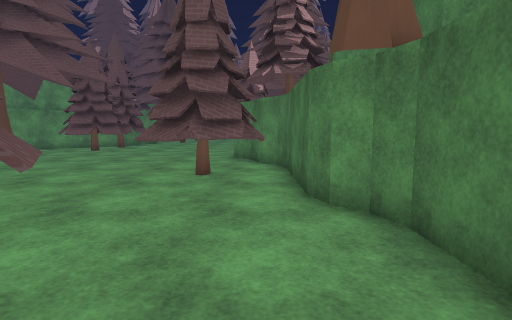
View 1 (above)

20 first-person views from a walk through a 3-D level made in the Godot game engine. The camera is 1.3 m above the floor, tilts 6° down and sees 80° across. The floor is counted in squares, 1 m on a side. Each view is taken from the middle of a square. On the plan, view 1 faces up. The plan holds only what a view shows up to about 14 squares ahead; the rest is blank. The place goes on beyond the plan. Surface patterns are stand-ins for the level's own textures.

View 2
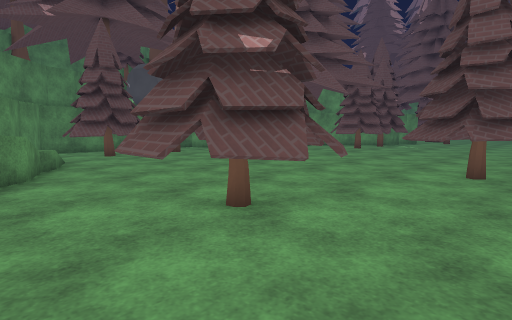

View 3
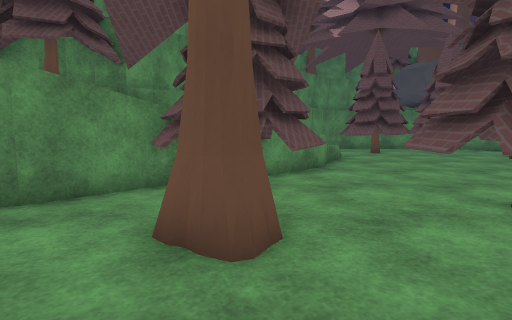

View 4
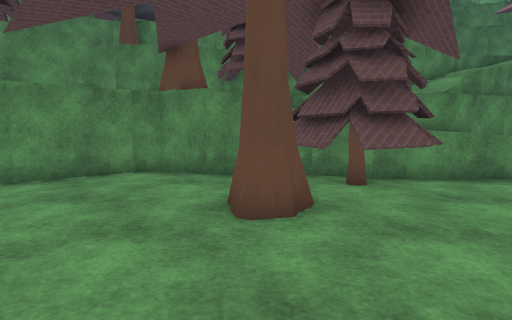

View 5
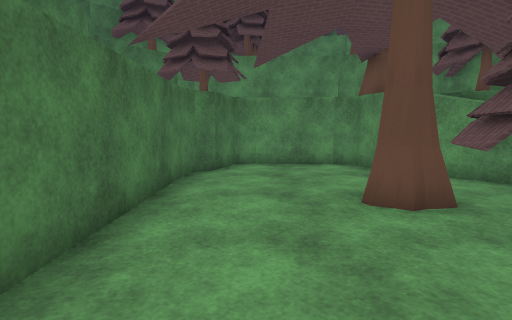

View 6
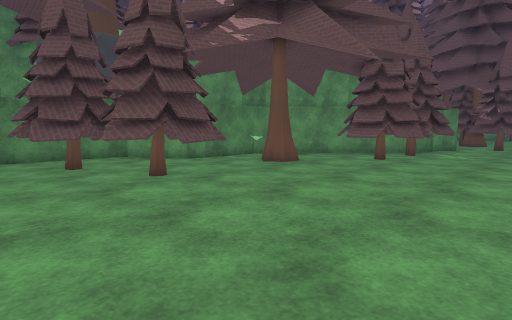

View 7
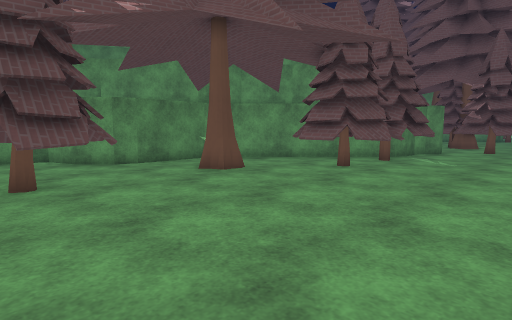

View 8
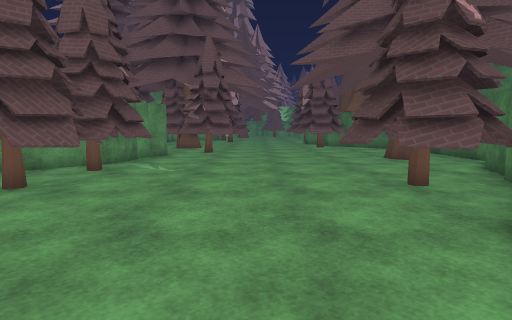

View 9
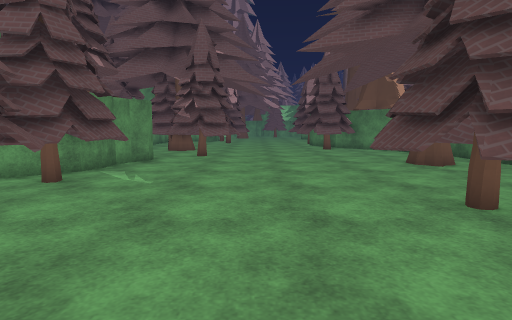

View 10
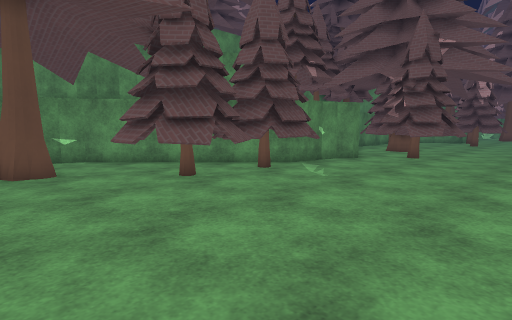

View 11
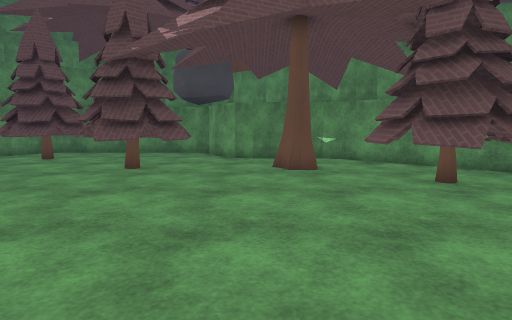

View 12
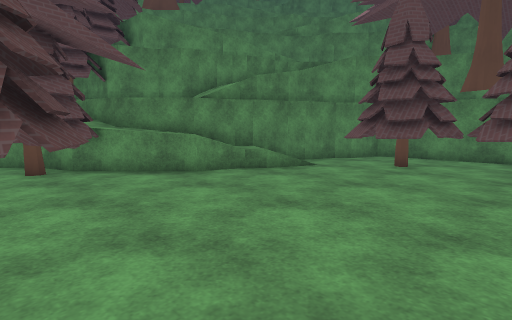

View 13
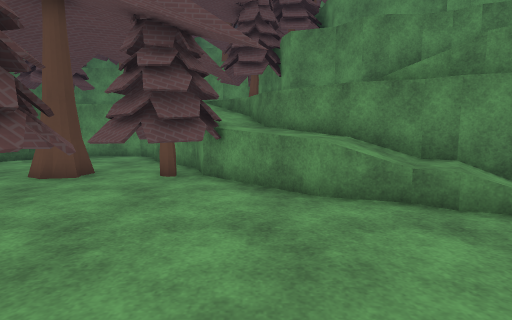

View 14
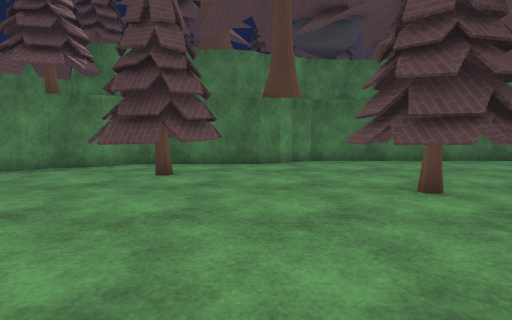

View 15
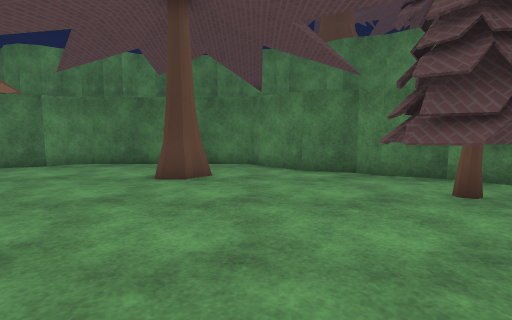

View 16
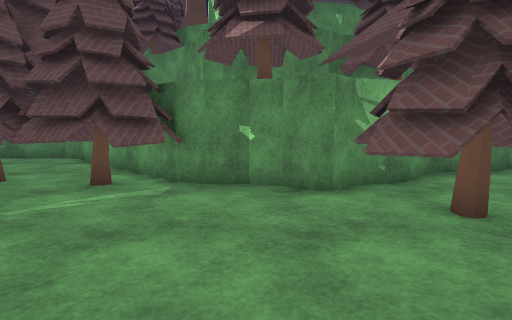

View 17
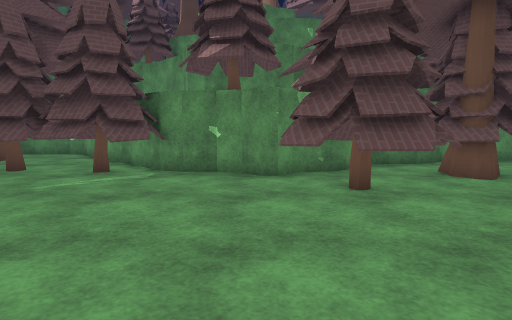

View 18
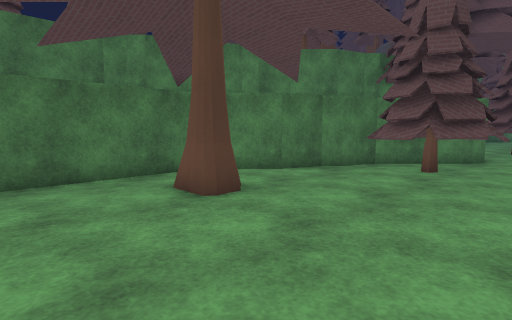

View 19
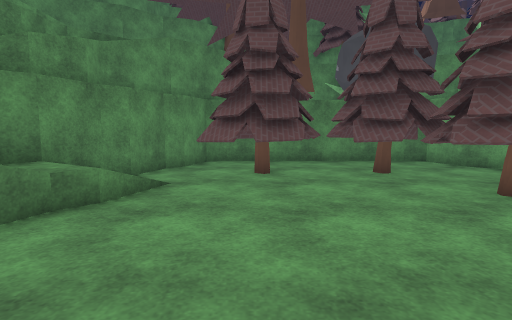

View 20
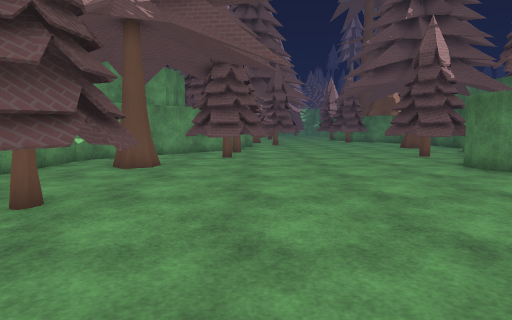

### Floor plan
Key: @ floor where view 1 was taken; # wall or solid block; x gap in a wall; . main floor; : floor 0.75 m higher than the main floor; + floor 1 m higher than the main floor; * floor 1.25 m higher than the main floor; / step, stairs or slope; = window, fence, low wall or low ledge; ^ raised ledge; v drop or lower ground; T tree.
Columns run from 17 left of view 1 to 5 right of it. Each row starts with its distance up from view 1.
 28        ##TTTT.. ......#
 27         #TTTT.........#
 26         ##TTT.........#
 25         ##.........T..#
 24         #..........TT.#
 23        ##..........T..#
 22       ##TT...........##
 21       #TTTT.........##
 20      ##TTT..........#
 19     ## TTT.....TTTT##
 18    ##.TTTT.....TTTT#
 17   ##..TTTT.....TTTT#
 16   #....TTT......TT##
 15   #.TT=.........###
 14   #.TT..........##
 13   #.............##
 12  ##..............#
 11 ##...TT..........##
 10  ...TTTT......TTTT#
  9  TTTTTTT......TTTT#
  8  TTTTTTT......TTTT#
  7  TTTTT.........TT.#
  6   TT..............##
  5  TTTT.............T#
  4  TTTT.......TTT....#
  3  TTT........TTTT...#
  2 ##T.........TTTT...#
  1  ### /vv....TTT....#
  0    ##x:+v........@.#
 -1      ^^#*vTTTT.....#
 -2      ^^^**TTTTTT...#
 -3      ^^ ^*TTTTTT...#
 -4       ^  ^TTT......#
 -5       #^^^TT#......#
 -6         ^TT^##....##
 -7         ^ T###....#
 -8         ^T   ######

Where each view was taken, in squares from view 1:
view 1: 0 up, 0 right, facing up
view 2: 1 down, 0 right, facing up-left
view 3: 2 down, 1 right, facing left
view 4: 1 up, 1 right, facing down-left
view 5: 3 up, 0 right, facing down
view 6: 5 up, 4 left, facing up-left
view 7: 8 up, 4 left, facing up-left
view 8: 11 up, 4 left, facing up
view 9: 13 up, 4 left, facing up
view 10: 13 up, 2 left, facing up-left
view 11: 13 up, 2 left, facing left
view 12: 8 up, 4 left, facing down-left
view 13: 6 up, 8 left, facing down
view 14: 6 up, 10 left, facing right
view 15: 22 up, 6 left, facing right
view 16: 24 up, 2 left, facing left
view 17: 25 up, 0 right, facing left
view 18: 28 up, 3 left, facing down-right
view 19: 4 up, 6 left, facing left
view 20: 4 up, 8 left, facing up
